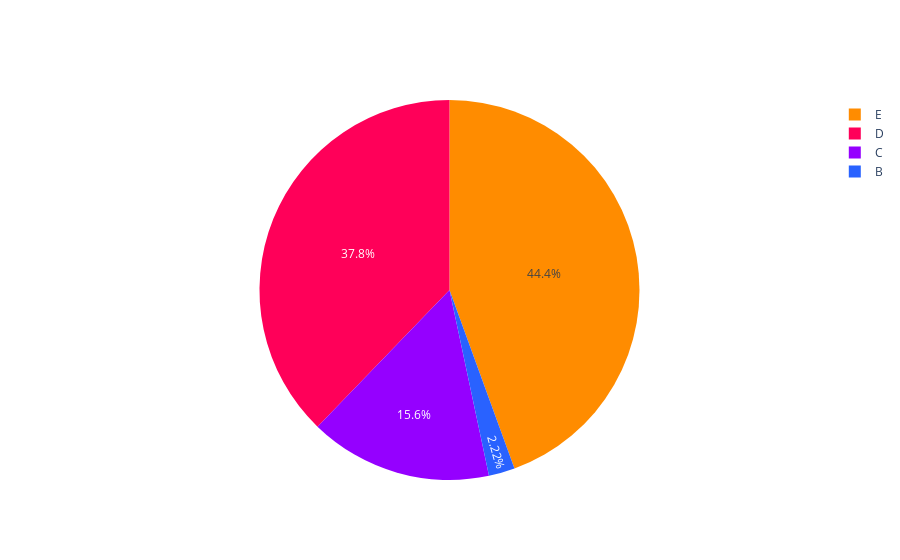

Notebook cell for this chart:
### Code cell
porcentajes = creditos_segmentos_2023_pachuca['Porcentaje']
labels = creditos_segmentos_2023_pachuca['Segmento']

fig = go.Figure(data=[go.Pie(labels=labels, values=porcentajes, marker=dict(colors=colores))])
fig.update_traces(textinfo='percent', textposition='inside')
fig.update_layout(
    #title='Distribución de créditos por segmento 2023', # Agregar título
    #showlegend=False  # Ocultar leyenda
)

# Exportar gráfica como archivo HTML
def guardar_grafico_como_html(fig, nombre_archivo, carpeta='graficas'):
    # Crear la carpeta si no existe
    if not os.path.exists(carpeta):
        os.makedirs(carpeta)
    
    # Gráfica como archivo HTML en la carpeta especificada
    pio.write_html(fig, f'{carpeta}/{nombre_archivo}.html')

guardar_grafico_como_html(fig, 'g_pie_discreditosXsegmento_2023_tulgo', carpeta='graficas')

fig.show()

### Figure 1 — Plotly figure (JSON) as saved in the notebook; plotly's stock layout.template omitted (floating-point values rounded to 4 significant figures)
{"data": [{"labels": ["B", "C", "D", "E"], "marker": {"colors": ["#2962ff", "#9500ff", "#ff0059", "#ff8c00", "#b4e600", "#2EC2A2", "#E50CB6"]}, "textinfo": "percent", "textposition": "inside", "type": "pie", "values": [2.222, 15.56, 37.78, 44.44]}], "layout": {}}
